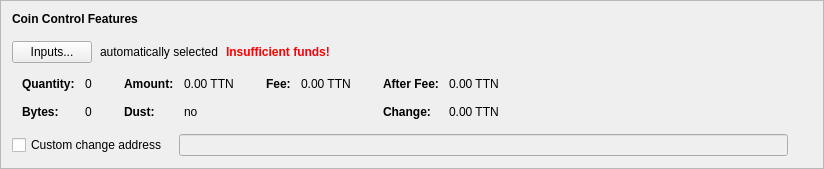
      <widget class="QFrame" name="frameCoinControl">
       <property name="sizePolicy">
        <sizepolicy hsizetype="Preferred" vsizetype="Fixed">
         <horstretch>0</horstretch>
         <verstretch>0</verstretch>
        </sizepolicy>
       </property>
       <property name="frameShape">
        <enum>QFrame::StyledPanel</enum>
       </property>
       <property name="frameShadow">
        <enum>QFrame::Raised</enum>
       </property>
       <layout class="QVBoxLayout" name="verticalLayout_4">
        <item>
         <layout class="QVBoxLayout" name="verticalLayoutCoinControl" stretch="0,0,0,0,0">
          <property name="spacing">
           <number>0</number>
          </property>
          <property name="sizeConstraint">
           <enum>QLayout::SetDefaultConstraint</enum>
          </property>
          <property name="leftMargin">
           <number>0</number>
          </property>
          <property name="topMargin">
           <number>0</number>
          </property>
          <item>
           <layout class="QHBoxLayout" name="horizontalLayoutCoinControl1">
            <property name="bottomMargin">
             <number>15</number>
            </property>
            <item>
             <widget class="QLabel" name="labelCoinControlFeatures">
              <property name="sizePolicy">
               <sizepolicy hsizetype="Preferred" vsizetype="Maximum">
                <horstretch>0</horstretch>
                <verstretch>0</verstretch>
               </sizepolicy>
              </property>
              <property name="font">
               <font>
                <weight>75</weight>
                <bold>true</bold>
               </font>
              </property>
              <property name="styleSheet">
               <string notr="true">font-weight:bold;</string>
              </property>
              <property name="text">
               <string>Coin Control Features</string>
              </property>
             </widget>
            </item>
           </layout>
          </item>
          <item>
           <layout class="QHBoxLayout" name="horizontalLayoutCoinControl2" stretch="0,0,0,0">
            <property name="spacing">
             <number>8</number>
            </property>
            <property name="bottomMargin">
             <number>10</number>
            </property>
            <item>
             <widget class="QPushButton" name="pushButtonCoinControl">
              <property name="styleSheet">
               <string notr="true"/>
              </property>
              <property name="text">
               <string>Inputs...</string>
              </property>
              <property name="autoDefault">
               <bool>false</bool>
              </property>
             </widget>
            </item>
            <item>
             <widget class="QLabel" name="labelCoinControlAutomaticallySelected">
              <property name="text">
               <string>automatically selected</string>
              </property>
              <property name="margin">
               <number>5</number>
              </property>
             </widget>
            </item>
            <item>
             <widget class="QLabel" name="labelCoinControlInsuffFunds">
              <property name="font">
               <font>
                <weight>75</weight>
                <bold>true</bold>
               </font>
              </property>
              <property name="styleSheet">
               <string notr="true">color:red;font-weight:bold;</string>
              </property>
              <property name="text">
               <string>Insufficient funds!</string>
              </property>
              <property name="margin">
               <number>5</number>
              </property>
             </widget>
            </item>
            <item>
             <spacer name="horizontalSpacerCoinControl">
              <property name="orientation">
               <enum>Qt::Horizontal</enum>
              </property>
              <property name="sizeHint" stdset="0">
               <size>
                <width>40</width>
                <height>1</height>
               </size>
              </property>
             </spacer>
            </item>
           </layout>
          </item>
          <item>
           <widget class="QWidget" name="widgetCoinControl" native="true">
            <property name="sizePolicy">
             <sizepolicy hsizetype="Preferred" vsizetype="Preferred">
              <horstretch>0</horstretch>
              <verstretch>0</verstretch>
             </sizepolicy>
            </property>
            <property name="minimumSize">
             <size>
              <width>0</width>
              <height>0</height>
             </size>
            </property>
            <property name="styleSheet">
             <string notr="true"/>
            </property>
            <layout class="QHBoxLayout" name="horizontalLayoutCoinControl5">
             <property name="leftMargin">
              <number>0</number>
             </property>
             <property name="topMargin">
              <number>0</number>
             </property>
             <property name="rightMargin">
              <number>0</number>
             </property>
             <property name="bottomMargin">
              <number>0</number>
             </property>
             <item>
              <layout class="QHBoxLayout" name="horizontalLayoutCoinControl3" stretch="0,0,0,1">
               <property name="spacing">
                <number>20</number>
               </property>
               <property name="topMargin">
                <number>0</number>
               </property>
               <property name="bottomMargin">
                <number>10</number>
               </property>
               <item>
                <layout class="QFormLayout" name="formLayoutCoinControl1">
                 <property name="horizontalSpacing">
                  <number>10</number>
                 </property>
                 <property name="verticalSpacing">
                  <number>14</number>
                 </property>
                 <property name="leftMargin">
                  <number>10</number>
                 </property>
                 <property name="topMargin">
                  <number>4</number>
                 </property>
                 <property name="rightMargin">
                  <number>6</number>
                 </property>
                 <item row="0" column="0">
                  <widget class="QLabel" name="labelCoinControlQuantityText">
                   <property name="font">
                    <font>
                     <weight>75</weight>
                     <bold>true</bold>
                    </font>
                   </property>
                   <property name="text">
                    <string>Quantity:</string>
                   </property>
                   <property name="margin">
                    <number>0</number>
                   </property>
                  </widget>
                 </item>
                 <item row="0" column="1">
                  <widget class="QLabel" name="labelCoinControlQuantity">
                   <property name="cursor">
                    <cursorShape>IBeamCursor</cursorShape>
                   </property>
                   <property name="contextMenuPolicy">
                    <enum>Qt::ActionsContextMenu</enum>
                   </property>
                   <property name="text">
                    <string notr="true">0</string>
                   </property>
                   <property name="margin">
                    <number>0</number>
                   </property>
                   <property name="textInteractionFlags">
                    <set>Qt::LinksAccessibleByMouse|Qt::TextSelectableByKeyboard|Qt::TextSelectableByMouse</set>
                   </property>
                  </widget>
                 </item>
                 <item row="1" column="0">
                  <widget class="QLabel" name="labelCoinControlBytesText">
                   <property name="font">
                    <font>
                     <weight>75</weight>
                     <bold>true</bold>
                    </font>
                   </property>
                   <property name="text">
                    <string>Bytes:</string>
                   </property>
                  </widget>
                 </item>
                 <item row="1" column="1">
                  <widget class="QLabel" name="labelCoinControlBytes">
                   <property name="cursor">
                    <cursorShape>IBeamCursor</cursorShape>
                   </property>
                   <property name="contextMenuPolicy">
                    <enum>Qt::ActionsContextMenu</enum>
                   </property>
                   <property name="text">
                    <string notr="true">0</string>
                   </property>
                   <property name="textInteractionFlags">
                    <set>Qt::LinksAccessibleByMouse|Qt::TextSelectableByKeyboard|Qt::TextSelectableByMouse</set>
                   </property>
                  </widget>
                 </item>
                </layout>
               </item>
               <item>
                <layout class="QFormLayout" name="formLayoutCoinControl2">
                 <property name="horizontalSpacing">
                  <number>10</number>
                 </property>
                 <property name="verticalSpacing">
                  <number>14</number>
                 </property>
                 <property name="leftMargin">
                  <number>6</number>
                 </property>
                 <property name="topMargin">
                  <number>4</number>
                 </property>
                 <property name="rightMargin">
                  <number>6</number>
                 </property>
                 <item row="0" column="0">
                  <widget class="QLabel" name="labelCoinControlAmountText">
                   <property name="font">
                    <font>
                     <weight>75</weight>
                     <bold>true</bold>
                    </font>
                   </property>
                   <property name="text">
                    <string>Amount:</string>
                   </property>
                   <property name="margin">
                    <number>0</number>
                   </property>
                  </widget>
                 </item>
                 <item row="0" column="1">
                  <widget class="QLabel" name="labelCoinControlAmount">
                   <property name="cursor">
                    <cursorShape>IBeamCursor</cursorShape>
                   </property>
                   <property name="contextMenuPolicy">
                    <enum>Qt::ActionsContextMenu</enum>
                   </property>
                   <property name="text">
                    <string notr="true">0.00 TTN</string>
                   </property>
                   <property name="textInteractionFlags">
                    <set>Qt::LinksAccessibleByMouse|Qt::TextSelectableByKeyboard|Qt::TextSelectableByMouse</set>
                   </property>
                  </widget>
                 </item>
                 <item row="1" column="0">
                  <widget class="QLabel" name="labelCoinControlLowOutputText">
                   <property name="font">
                    <font>
                     <weight>75</weight>
                     <bold>true</bold>
                    </font>
                   </property>
                   <property name="text">
                    <string>Dust:</string>
                   </property>
                  </widget>
                 </item>
                 <item row="1" column="1">
                  <widget class="QLabel" name="labelCoinControlLowOutput">
                   <property name="cursor">
                    <cursorShape>IBeamCursor</cursorShape>
                   </property>
                   <property name="contextMenuPolicy">
                    <enum>Qt::ActionsContextMenu</enum>
                   </property>
                   <property name="text">
                    <string notr="true">no</string>
                   </property>
                   <property name="textInteractionFlags">
                    <set>Qt::LinksAccessibleByMouse|Qt::TextSelectableByKeyboard|Qt::TextSelectableByMouse</set>
                   </property>
                  </widget>
                 </item>
                </layout>
               </item>
               <item>
                <layout class="QFormLayout" name="formLayoutCoinControl3">
                 <property name="horizontalSpacing">
                  <number>10</number>
                 </property>
                 <property name="verticalSpacing">
                  <number>14</number>
                 </property>
                 <property name="leftMargin">
                  <number>6</number>
                 </property>
                 <property name="topMargin">
                  <number>4</number>
                 </property>
                 <property name="rightMargin">
                  <number>6</number>
                 </property>
                 <item row="0" column="0">
                  <widget class="QLabel" name="labelCoinControlFeeText">
                   <property name="font">
                    <font>
                     <weight>75</weight>
                     <bold>true</bold>
                    </font>
                   </property>
                   <property name="text">
                    <string>Fee:</string>
                   </property>
                   <property name="margin">
                    <number>0</number>
                   </property>
                  </widget>
                 </item>
                 <item row="0" column="1">
                  <widget class="QLabel" name="labelCoinControlFee">
                   <property name="cursor">
                    <cursorShape>IBeamCursor</cursorShape>
                   </property>
                   <property name="contextMenuPolicy">
                    <enum>Qt::ActionsContextMenu</enum>
                   </property>
                   <property name="text">
                    <string notr="true">0.00 TTN</string>
                   </property>
                   <property name="textInteractionFlags">
                    <set>Qt::LinksAccessibleByMouse|Qt::TextSelectableByKeyboard|Qt::TextSelectableByMouse</set>
                   </property>
                  </widget>
                 </item>
                </layout>
               </item>
               <item>
                <layout class="QFormLayout" name="formLayoutCoinControl4">
                 <property name="horizontalSpacing">
                  <number>10</number>
                 </property>
                 <property name="verticalSpacing">
                  <number>14</number>
                 </property>
                 <property name="leftMargin">
                  <number>6</number>
                 </property>
                 <property name="topMargin">
                  <number>4</number>
                 </property>
                 <property name="rightMargin">
                  <number>6</number>
                 </property>
                 <item row="0" column="0">
                  <widget class="QLabel" name="labelCoinControlAfterFeeText">
                   <property name="font">
                    <font>
                     <weight>75</weight>
                     <bold>true</bold>
                    </font>
                   </property>
                   <property name="text">
                    <string>After Fee:</string>
                   </property>
                   <property name="margin">
                    <number>0</number>
                   </property>
                  </widget>
                 </item>
                 <item row="0" column="1">
                  <widget class="QLabel" name="labelCoinControlAfterFee">
                   <property name="cursor">
                    <cursorShape>IBeamCursor</cursorShape>
                   </property>
                   <property name="contextMenuPolicy">
                    <enum>Qt::ActionsContextMenu</enum>
                   </property>
                   <property name="text">
                    <string notr="true">0.00 TTN</string>
                   </property>
                   <property name="textInteractionFlags">
                    <set>Qt::LinksAccessibleByMouse|Qt::TextSelectableByKeyboard|Qt::TextSelectableByMouse</set>
                   </property>
                  </widget>
                 </item>
                 <item row="1" column="0">
                  <widget class="QLabel" name="labelCoinControlChangeText">
                   <property name="font">
                    <font>
                     <weight>75</weight>
                     <bold>true</bold>
                    </font>
                   </property>
                   <property name="text">
                    <string>Change:</string>
                   </property>
                  </widget>
                 </item>
                 <item row="1" column="1">
                  <widget class="QLabel" name="labelCoinControlChange">
                   <property name="cursor">
                    <cursorShape>IBeamCursor</cursorShape>
                   </property>
                   <property name="contextMenuPolicy">
                    <enum>Qt::ActionsContextMenu</enum>
                   </property>
                   <property name="text">
                    <string notr="true">0.00 TTN</string>
                   </property>
                   <property name="textInteractionFlags">
                    <set>Qt::LinksAccessibleByMouse|Qt::TextSelectableByKeyboard|Qt::TextSelectableByMouse</set>
                   </property>
                  </widget>
                 </item>
                </layout>
               </item>
              </layout>
             </item>
            </layout>
           </widget>
          </item>
          <item>
           <layout class="QHBoxLayout" name="horizontalLayoutCoinControl4" stretch="0,0,0">
            <property name="spacing">
             <number>12</number>
            </property>
            <property name="sizeConstraint">
             <enum>QLayout::SetDefaultConstraint</enum>
            </property>
            <property name="topMargin">
             <number>5</number>
            </property>
            <property name="rightMargin">
             <number>5</number>
            </property>
            <item>
             <widget class="QCheckBox" name="checkBoxCoinControlChange">
              <property name="toolTip">
               <string>If this is activated, but the change address is empty or invalid, change will be sent to a newly generated address.</string>
              </property>
              <property name="text">
               <string>Custom change address</string>
              </property>
             </widget>
            </item>
            <item>
             <widget class="QValidatedLineEdit" name="lineEditCoinControlChange">
              <property name="enabled">
               <bool>false</bool>
              </property>
              <property name="sizePolicy">
               <sizepolicy hsizetype="Expanding" vsizetype="Fixed">
                <horstretch>0</horstretch>
                <verstretch>0</verstretch>
               </sizepolicy>
              </property>
             </widget>
            </item>
            <item>
             <widget class="QLabel" name="labelCoinControlChangeLabel">
              <property name="sizePolicy">
               <sizepolicy hsizetype="Preferred" vsizetype="Expanding">
                <horstretch>0</horstretch>
                <verstretch>0</verstretch>
               </sizepolicy>
              </property>
              <property name="minimumSize">
               <size>
                <width>0</width>
                <height>0</height>
               </size>
              </property>
              <property name="text">
               <string/>
              </property>
              <property name="margin">
               <number>3</number>
              </property>
             </widget>
            </item>
           </layout>
          </item>
          <item>
           <spacer name="verticalSpacerCoinControl">
            <property name="orientation">
             <enum>Qt::Vertical</enum>
            </property>
            <property name="sizeType">
             <enum>QSizePolicy::Expanding</enum>
            </property>
            <property name="sizeHint" stdset="0">
             <size>
              <width>800</width>
              <height>1</height>
             </size>
            </property>
           </spacer>
          </item>
         </layout>
        </item>
       </layout>
      </widget>
